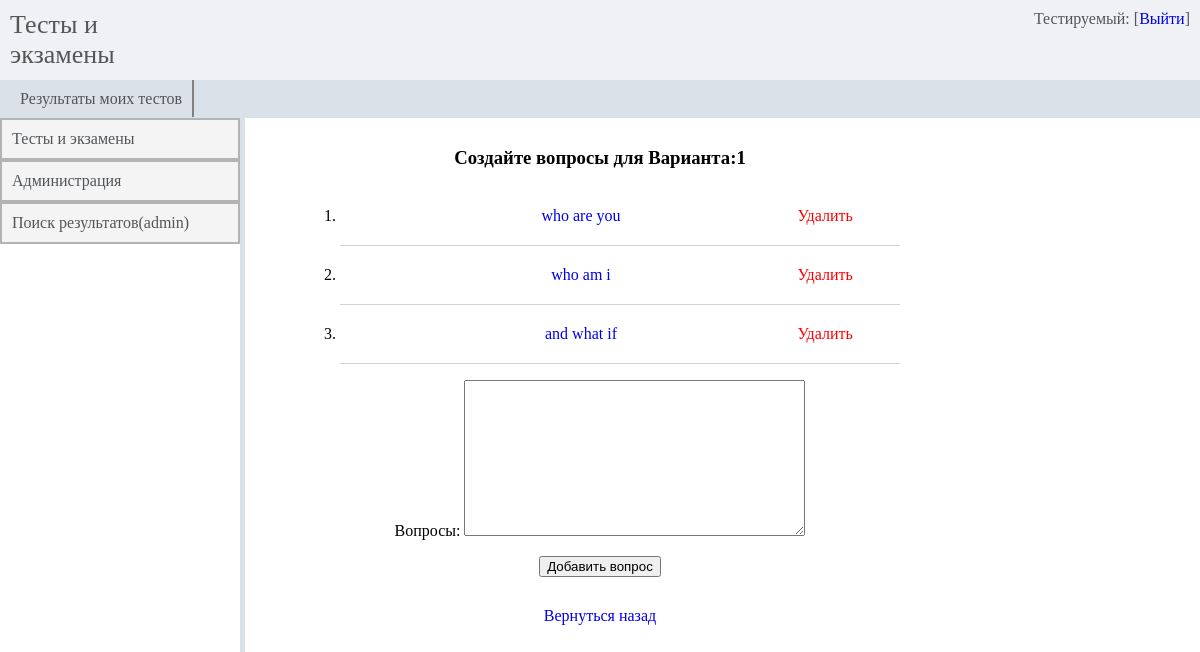
The page /main/question/3/ (signed in) on the database its author committed.
### main/models.py (models this page shows, shortened)
class Variant(models.Model):
    quiz = models.ForeignKey(Quiz,on_delete=models.CASCADE)
    number = models.IntegerField(blank=True)
    def __str__(self):
        return "%s"%self.number

class Question(models.Model):
    quiz = models.ForeignKey(Variant,on_delete=models.CASCADE)
    objects = models.Manager()
    content = models.TextField(blank=False, verbose_name='Question',)
    TYPES = (
        ('radio', 'radio'),
        ('checkbox', 'checkbox'),
        ('text', 'text'),
    )
    type = models.CharField(max_length=8, choices=TYPES, default='radio')
    language_code = 'en'
    translated_fields = ['content', 'feedback']
    class Meta:
        verbose_name = "Question"
        verbose_name_plural = "Questions"

### main/views.py (the view)
# urls.py: url('^question/(?P<pk>\d+)/$',Questions,name='question'),
@login_required
def Questions(request,pk):
    quiz = get_object_or_404(Variant,pk=pk)
    questions = Question.objects.all().filter(quiz=quiz)
    if request.POST:
        form = QuestionForm(data=request.POST)
        if form.is_valid():
            temp = form.save(commit=False)
            temp.quiz = quiz
            temp.save()
            return redirect('/main/question/' + pk + '/')
    else:
        form = QuestionForm()
    return render(request,'questions.html',{'questions':questions,'form':form,'quiz':quiz,'pk':pk})

### main/forms.py
class QuestionForm(forms.ModelForm):
    content = forms.CharField(widget=forms.Textarea,label='Вопросы')
    class Meta:
       model = Question
       fields = ('content',)

### templates/questions.html (shortened to what this page needs)
{% extends 'main.html' %}
{% block content %}
    {% if request.user.is_superuser %}
    <div class="questions">
        <h3>Создайте вопросы для Варианта:{{ quiz }}</h3>
        <div class="list">
            <ul>
                {% for question in questions %}
                <li type="1" id="hei">
                    <a href="{% url 'answer' question.id %}">
                        <div class="words">
                            {{ question.content }}
                        </div>
                    </a>
                        <div class="tool">
                            <span style="color:red;" onclick="removeIt({{ question.id }})">Удалить</span>
                        </div>
                </li>
                {% endfor %}
            </ul>
        </div>
        <div class="add">
            <form action="" method="post">
                {{ form.as_p }}
                <input type="submit" value="Добавить вопрос">
            </form>
        </div>
        <a href="/main/administration/" style="padding: 10px ;display: block;margin: 20px">Вернуться назад</a>
    </div>
    {% endif %}
{% endblock %}

### templates/main.html (style rules this page uses)
body { margin: 0 auto; }
a { text-decoration: none; }

### templates/questions.html (style rules this page uses)
.questions { width: 50%; margin: 0 auto; padding: 10px; text-align: center; }
ul { margin: 0 auto; }
ul li { padding: 10px; border:none; text-align: center; border-bottom: 1px solid lightgray; }
.tool { padding: 10px; cursor: pointer; position: relative; width: 10%; display: inline-block; }
.words { width: 75%; display: inline-block; }

### rows shown on the page
Variant: number "1"
Question: content "who are you"
Question: content "who am i"
Question: content "and what if"
